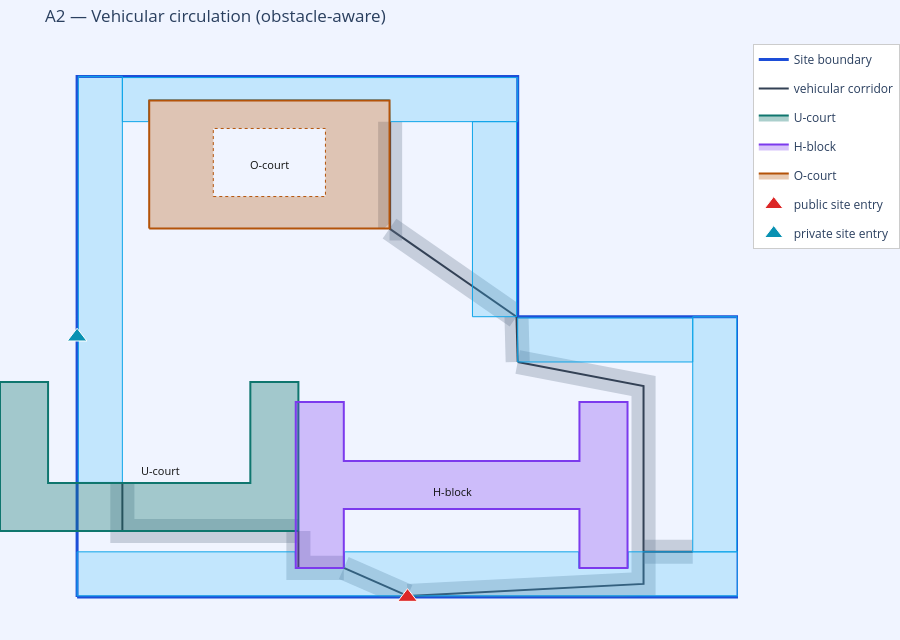

Notebook cell for this chart:
### Markdown cell above
## A2 — Site arrival strategy + vehicular network

`site_access` says, per frontage, whether pedestrians and/or vehicles arrive,
and gives each site entry's street→site→building sequence. The vehicular network
is obstacle-aware — corridors bend **around** other buildings.

### Code cell
arr = report['site_access']
print(arr['summary'])
for f in arr['frontages']:
    print(f"   frontage side {f['side_index']:>2} [{f['road_name']}] {f['hierarchy']:9s} -> {f['note']}")
print('arrivals:')
for a in arr['arrivals']:
    print(f"   {a['entry_id']:16s} [{a['mode']:10s}] {a['sequence']}")

veh = report['vehicular_circulation']
print(); print('vehicular:', veh['summary'])

fig = new_fig('A2 — Vehicular circulation (obstacle-aware)', SITE_BOUNDARY)
draw_vehicular(fig, veh)
draw_parking(fig, parking)
draw_buildings(fig, BUILDINGS)
draw_entries(fig, propose_site_entries(SITE_MODEL))
fig.show()

### Figure 1 — Plotly figure (JSON) as saved in the notebook; plotly's stock layout.template omitted (floating-point values rounded to 4 significant figures)
{"data": [{"hoverinfo": "skip", "line": {"color": "#1d4ed8", "width": 3}, "mode": "lines", "name": "Site boundary", "type": "scatter", "x": [0, 165, 165, 110, 110, 0, 0, 0], "y": [0, 0, 70, 70, 130, 130, 0, 0]}, {"fill": "toself", "fillcolor": "rgba(100,116,139,0.30)", "hoverinfo": "skip", "line": {"color": "rgba(0,0,0,0)", "width": 0}, "mode": "lines", "showlegend": false, "type": "scatter", "x": [85.5, 85.5, 79.5, 79.5, 85.5, 85.5], "y": [0.3, 0.0, 0.0, 0.3, 0.3, 0.3]}, {"hoverinfo": "skip", "legendgroup": "veh", "line": {"color": "#334155", "width": 2}, "mode": "lines", "name": "vehicular corridor", "showlegend": true, "type": "scatter", "x": [82.5, 82.5], "y": [0.0, 0.3]}, {"fill": "toself", "fillcolor": "rgba(100,116,139,0.30)", "hoverinfo": "skip", "line": {"color": "rgba(0,0,0,0)", "width": 0}, "mode": "lines", "showlegend": false, "type": "scatter", "x": [67.79, 83.71, 82.37, 75.72, 65.38, 67.79, 67.79], "y": [10.04, 3.047, 0.0, 0.0, 4.545, 10.04, 10.04]}, {"hoverinfo": "skip", "legendgroup": "veh", "line": {"color": "#334155", "width": 2}, "mode": "lines", "name": "vehicular corridor", "showlegend": false, "type": "scatter", "x": [82.5, 66.58], "y": [0.3, 7.292]}, {"fill": "toself", "fillcolor": "rgba(100,116,139,0.30)", "hoverinfo": "skip", "line": {"color": "rgba(0,0,0,0)", "width": 0}, "mode": "lines", "showlegend": false, "type": "scatter", "x": [52.25, 58.25, 58.25, 66.58, 66.58, 52.25, 52.25, 52.25], "y": [16.48, 16.48, 10.29, 10.29, 4.292, 4.292, 16.48, 16.48]}, {"hoverinfo": "skip", "legendgroup": "veh", "line": {"color": "#334155", "width": 2}, "mode": "lines", "name": "vehicular corridor", "showlegend": false, "type": "scatter", "x": [66.58, 55.25, 55.25], "y": [7.292, 7.292, 16.48]}, {"fill": "toself", "fillcolor": "rgba(100,116,139,0.30)", "hoverinfo": "skip", "line": {"color": "rgba(0,0,0,0)", "width": 0}, "mode": "lines", "showlegend": false, "type": "scatter", "x": [138.4, 109.4, 110.6, 144.4, 144.4, 135.7, 82.52, 82.35, 138.4, 138.4, 138.4], "y": [50.23, 55.75, 61.65, 55.19, 0.4405, 0.0, 0.0, 3.296, 6.144, 50.23, 50.23]}, {"hoverinfo": "skip", "legendgroup": "veh", "line": {"color": "#334155", "width": 2}, "mode": "lines", "name": "vehicular corridor", "showlegend": false, "type": "scatter", "x": [82.5, 141.4, 141.4, 110.0], "y": [0.3, 3.292, 52.71, 58.7]}, {"fill": "toself", "fillcolor": "rgba(100,116,139,0.30)", "hoverinfo": "skip", "line": {"color": "rgba(0,0,0,0)", "width": 0}, "mode": "lines", "showlegend": false, "type": "scatter", "x": [110.0, 110.0, 112.7, 113.0, 107.0, 106.7, 110.0, 110.0], "y": [70.01, 70.0, 70.0, 58.78, 58.62, 69.92, 70.01, 70.01]}, {"hoverinfo": "skip", "legendgroup": "veh", "line": {"color": "#334155", "width": 2}, "mode": "lines", "name": "vehicular corridor", "showlegend": false, "type": "scatter", "x": [110.0, 109.7], "y": [58.7, 70.0]}, {"fill": "toself", "fillcolor": "rgba(100,116,139,0.30)", "hoverinfo": "skip", "line": {"color": "rgba(0,0,0,0)", "width": 0}, "mode": "lines", "showlegend": false, "type": "scatter", "x": [153.7, 141.4, 141.4, 153.7, 153.7, 153.7], "y": [8.3, 8.3, 14.3, 14.3, 8.3, 8.3]}, {"hoverinfo": "skip", "legendgroup": "veh", "line": {"color": "#334155", "width": 2}, "mode": "lines", "name": "vehicular corridor", "showlegend": false, "type": "scatter", "x": [141.4, 153.7], "y": [11.3, 11.3]}, {"fill": "toself", "fillcolor": "rgba(100,116,139,0.30)", "hoverinfo": "skip", "line": {"color": "rgba(0,0,0,0)", "width": 0}, "mode": "lines", "showlegend": false, "type": "scatter", "x": [8.3, 14.3, 14.3, 55.25, 55.25, 8.3, 8.3, 8.3], "y": [28.63, 28.63, 19.48, 19.48, 13.48, 13.48, 28.63, 28.63]}, {"hoverinfo": "skip", "legendgroup": "veh", "line": {"color": "#334155", "width": 2}, "mode": "lines", "name": "vehicular corridor", "showlegend": false, "type": "scatter", "x": [55.25, 11.3, 11.3], "y": [16.48, 16.48, 28.63]}, {"fill": "toself", "fillcolor": "rgba(100,116,139,0.30)", "hoverinfo": "skip", "line": {"color": "rgba(0,0,0,0)", "width": 0}, "mode": "lines", "showlegend": false, "type": "scatter", "x": [79.71, 110.0, 110.0, 108.0, 76.29, 79.71, 79.71], "y": [94.46, 73.44, 70.43, 67.54, 89.54, 94.46, 94.46]}, {"hoverinfo": "skip", "legendgroup": "veh", "line": {"color": "#334155", "width": 2}, "mode": "lines", "name": "vehicular corridor", "showlegend": false, "type": "scatter", "x": [109.7, 78.0], "y": [70.0, 92.0]}, {"fill": "toself", "fillcolor": "rgba(100,116,139,0.30)", "hoverinfo": "skip", "line": {"color": "rgba(0,0,0,0)", "width": 0}, "mode": "lines", "showlegend": false, "type": "scatter", "x": [76.65, 75.15, 75.15, 81.15, 81.15, 78.0, 78.0, 76.65, 76.65], "y": [92.0, 92.0, 118.7, 118.7, 89.0, 89.0, 93.35, 92.0, 92.0]}, {"hoverinfo": "skip", "legendgroup": "veh", "line": {"color": "#334155", "width": 2}, "mode": "lines", "name": "vehicular corridor", "showlegend": false, "type": "scatter", "x": [78.0, 78.15, 78.15], "y": [92.0, 92.0, 118.7]}, {"fill": "toself", "fillcolor": "rgba(56,189,248,0.25)", "hoverinfo": "skip", "legendgroup": "park", "line": {"color": "#0ea5e9", "width": 1}, "mode": "lines", "name": "parking", "showlegend": false, "type": "scatter", "x": [54.43, 54.43, 54.43, 54.44, 54.44, 54.44, 54.45, 54.46, 54.47, 54.48, 54.49, 54.5, 54.51, 54.53, 54.54, 54.55, 54.57, 54.58, 66.58, 66.6, 66.61, 66.63, 66.64, 66.65, 66.67, 66.68, 66.69, 66.7, 66.71, 66.72, 66.72, 66.73, 66.73, 66.73, 66.73, 66.73, 125.3, 125.3, 125.3, 125.3, 125.3, 125.3, 125.3, 125.3, 125.3, 125.3, 125.3, 125.3, 125.3, 125.4, 125.4, 125.4, 125.4, 125.4, 137.4, 137.4, 137.4, 137.5, 137.5, 137.5, 137.5, 137.5, 137.5, 137.5, 137.5, 137.5, 137.6, 137.6, 137.6, 137.6, 137.6, 137.6, 165.0, 165.0, 0.0, 0.0, 54.43, 54.43], "y": [11.3, 7.292, 7.277, 7.263, 7.248, 7.235, 7.221, 7.209, 7.197, 7.186, 7.176, 7.167, 7.16, 7.153, 7.149, 7.145, 7.143, 7.142, 7.142, 7.143, 7.145, 7.149, 7.153, 7.16, 7.167, 7.176, 7.186, 7.197, 7.209, 7.221, 7.235, 7.248, 7.263, 7.277, 7.292, 11.3, 11.3, 7.292, 7.277, 7.263, 7.248, 7.235, 7.221, 7.209, 7.197, 7.186, 7.176, 7.167, 7.16, 7.153, 7.149, 7.145, 7.143, 7.142, 7.142, 7.143, 7.145, 7.149, 7.153, 7.16, 7.167, 7.176, 7.186, 7.197, 7.209, 7.221, 7.235, 7.248, 7.263, 7.277, 7.292, 11.3, 11.3, 0.3, 0.3, 11.3, 11.3, 11.3]}, {"fill": "toself", "fillcolor": "rgba(56,189,248,0.25)", "hoverinfo": "skip", "legendgroup": "park", "line": {"color": "#0ea5e9", "width": 1}, "mode": "lines", "name": "parking", "showlegend": false, "type": "scatter", "x": [11.3, 0.3, 0.3, 11.3, 11.3, 11.3], "y": [28.63, 28.63, 130.0, 130.0, 28.63, 28.63]}, {"fill": "toself", "fillcolor": "rgba(56,189,248,0.25)", "hoverinfo": "skip", "legendgroup": "park", "line": {"color": "#0ea5e9", "width": 1}, "mode": "lines", "name": "parking", "showlegend": false, "type": "scatter", "x": [78.15, 78.15, 78.15, 78.15, 78.14, 78.14, 78.13, 78.12, 78.12, 78.11, 78.1, 78.08, 78.07, 78.06, 78.04, 78.03, 78.01, 78.0, 18.0, 17.99, 17.97, 17.96, 17.94, 17.93, 17.92, 17.9, 17.89, 17.88, 17.88, 17.87, 17.86, 17.86, 17.85, 17.85, 17.85, 17.85, 11.3, 11.3, 110.0, 110.0, 78.15, 78.15], "y": [118.7, 124.0, 124.0, 124.0, 124.0, 124.1, 124.1, 124.1, 124.1, 124.1, 124.1, 124.1, 124.1, 124.1, 124.1, 124.1, 124.1, 124.2, 124.2, 124.1, 124.1, 124.1, 124.1, 124.1, 124.1, 124.1, 124.1, 124.1, 124.1, 124.1, 124.1, 124.0, 124.0, 124.0, 124.0, 118.7, 118.7, 129.7, 129.7, 118.7, 118.7, 118.7]}, {"fill": "toself", "fillcolor": "rgba(56,189,248,0.25)", "hoverinfo": "skip", "legendgroup": "park", "line": {"color": "#0ea5e9", "width": 1}, "mode": "lines", "name": "parking", "showlegend": false, "type": "scatter", "x": [153.7, 164.7, 164.7, 153.7, 153.7, 153.7], "y": [70.0, 70.0, 11.3, 11.3, 70.0, 70.0]}, {"fill": "toself", "fillcolor": "rgba(56,189,248,0.25)", "hoverinfo": "skip", "legendgroup": "park", "line": {"color": "#0ea5e9", "width": 1}, "mode": "lines", "name": "parking", "showlegend": false, "type": "scatter", "x": [98.7, 109.7, 109.7, 98.7, 98.7, 98.7], "y": [118.7, 118.7, 70.0, 70.0, 118.7, 118.7]}, {"fill": "toself", "fillcolor": "rgba(56,189,248,0.25)", "hoverinfo": "skip", "legendgroup": "park", "line": {"color": "#0ea5e9", "width": 1}, "mode": "lines", "name": "parking", "showlegend": false, "type": "scatter", "x": [153.7, 153.7, 110.0, 110.0, 153.7, 153.7], "y": [69.7, 58.7, 58.7, 69.7, 69.7, 69.7]}, {"fill": "toself", "fillcolor": "rgba(15,118,110,0.35)", "hoverinfo": "skip", "line": {"color": "rgba(15,118,110,1)", "width": 2}, "mode": "lines", "name": "U-court", "type": "scatter", "x": [55.25, 43.25, -7.25, -19.25, -19.25, -19.25, -7.25, -7.25, 43.25, 43.25, 55.25, 55.25, 55.25, 55.25], "y": [16.48, 16.48, 16.48, 16.48, 28.48, 53.73, 53.73, 28.48, 28.48, 53.73, 53.73, 28.48, 16.48, 16.48]}, {"fill": "toself", "fillcolor": "rgba(124,58,237,0.30)", "hoverinfo": "skip", "line": {"color": "rgba(124,58,237,1)", "width": 2}, "mode": "lines", "name": "H-block", "type": "scatter", "x": [66.58, 54.58, 54.58, 66.58, 66.58, 125.4, 125.4, 137.4, 137.4, 125.4, 125.4, 66.58, 66.58, 66.58], "y": [7.292, 7.292, 48.71, 48.71, 34.0, 34.0, 48.71, 48.71, 7.292, 7.292, 22.0, 22.0, 7.292, 7.292]}, {"fill": "toself", "fillcolor": "rgba(180,83,9,0.30)", "hoverinfo": "skip", "line": {"color": "rgba(180,83,9,1)", "width": 2}, "mode": "lines", "name": "O-court", "type": "scatter", "x": [18, 78, 78, 18, 18], "y": [92, 92, 124, 124, 92]}, {"fill": "toself", "fillcolor": "#f0f4ff", "hoverinfo": "skip", "line": {"color": "rgba(180,83,9,1)", "dash": "dot", "width": 1}, "mode": "lines", "showlegend": false, "type": "scatter", "x": [34, 62, 62, 34, 34], "y": [100, 100, 117, 117, 100]}, {"hoverinfo": "text", "marker": {"color": "#dc2626", "line": {"color": "white", "width": 1}, "size": 17, "symbol": "triangle-up"}, "mode": "markers", "name": "public site entry", "showlegend": true, "text": "Main Street", "type": "scatter", "x": [82.5], "y": [0.0]}, {"hoverinfo": "text", "marker": {"color": "#0891b2", "line": {"color": "white", "width": 1}, "size": 17, "symbol": "triangle-up"}, "mode": "markers", "name": "private site entry", "showlegend": true, "text": "Service Lane", "type": "scatter", "x": [0.0], "y": [65.0]}], "layout": {"annotations": [{"font": {"color": "#111", "size": 11}, "showarrow": false, "text": "U-court", "x": 20.87, "y": 31.63}, {"font": {"color": "#111", "size": 11}, "showarrow": false, "text": "H-block", "x": 93.74, "y": 26.41}, {"font": {"color": "#111", "size": 11}, "showarrow": false, "text": "O-court", "x": 48.0, "y": 108.0}], "height": 640, "legend": {"bgcolor": "white", "bordercolor": "#ccc", "borderwidth": 1, "x": 1.02, "y": 1}, "margin": {"b": 0, "l": 0, "r": 0, "t": 44}, "paper_bgcolor": "#f0f4ff", "plot_bgcolor": "#f0f4ff", "title": {"text": "A2 — Vehicular circulation (obstacle-aware)"}, "xaxis": {"visible": false}, "yaxis": {"scaleanchor": "x", "scaleratio": 1, "visible": false}}}
